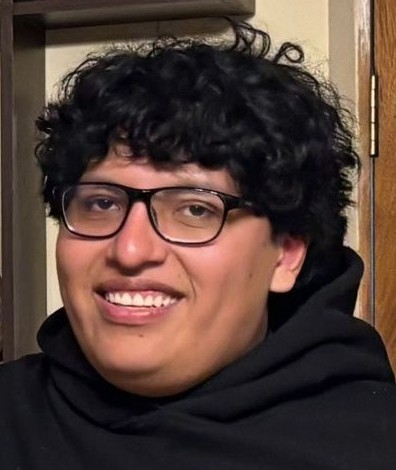
#> input picture Clase1/chanki.jpg, 396 x 470 px, found by its file name
$ jupyter execute poster-sol.ipynb
#> lines starting #> are read from the running program, lines starting #| are printed output that depends on the picture
Solarización

[cell 1]
import cv2
import numpy as np
import matplotlib.pyplot as plt

def solarizar(imagen, umbral):
    #aplicamos sol
    img_sol=np.where(imagen<umbral, imagen, 255-imagen)
    return img_sol

imagen= cv2.imread('PDI2026/Clase1/chanki.jpg')
#> imagen is the input picture: shape (470, 396, 3); mean B, G, R 54.2, 61.1, 81
img_gray= cv2.cvtColor(imagen,cv2.COLOR_BGR2GRAY)
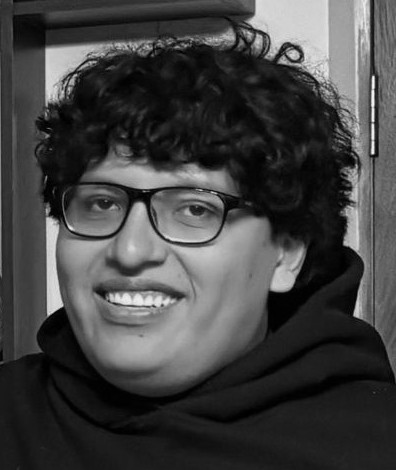
#> img_gray: shape (470, 396); min 0, max 247, mean 66.3
#----
umbral=127
img_fin=solarizar(img_gray,umbral)
#> in solarizar, `img_sol=np.where(imagen<umbral, imagen, 255-imagen)`:
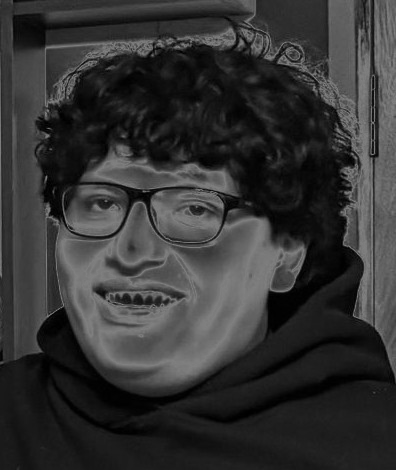
#> img_sol: shape (470, 396); min 0, max 128, mean 51.8
plt.figure(figsize=(12,6))
plt.subplot(121)
plt.imshow(cv2.cvtColor(imagen,cv2.COLOR_BGR2RGB))
plt.title('Original')
plt.subplot(122)
plt.imshow(img_fin,cmap='gray')
plt.title('Solarizada')
plt.show()
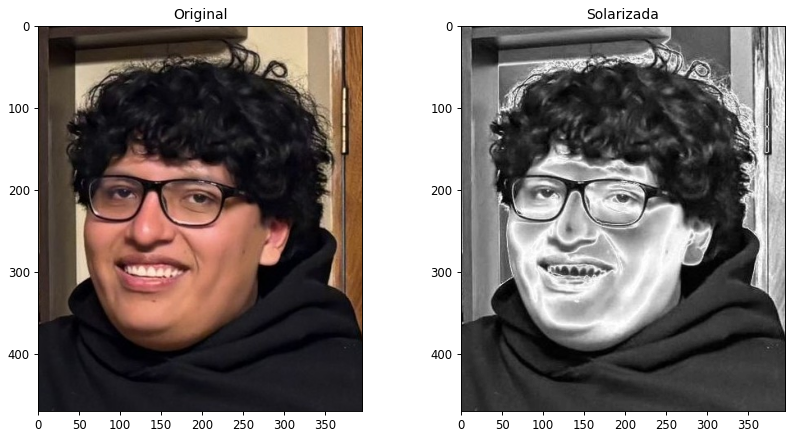
#> figure drawn by matplotlib, 2 panels

Posterizar

[cell 2]
import cv2
import numpy as np
import matplotlib.pyplot as plt

def posterizar(imagen,niveles):
    factor_escala=255/niveles
    img_pos=np.round(imagen/factor_escala)*factor_escala
    return img_pos.astype(np.uint8)
imagen= cv2.imread('PDI2026/Clase1/chanki.jpg')
img_gray= cv2.cvtColor(imagen,cv2.COLOR_BGR2GRAY)
nlv=3
img_fin=posterizar(img_gray,nlv)
#> in posterizar, `img_pos=np.round(imagen/factor_escala)*factor_escala`:
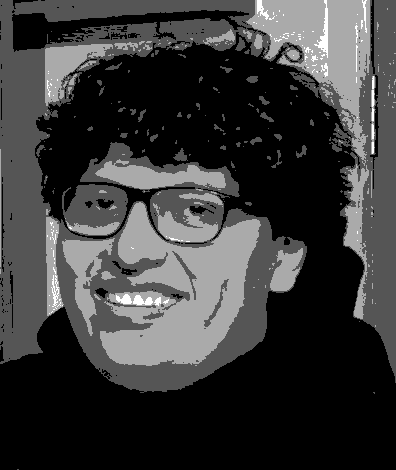
#> img_pos: shape (470, 396) float64; min 0, max 255, mean 58.2
plt.figure(figsize=(12,6))
plt.subplot(121)
plt.imshow(cv2.cvtColor(imagen,cv2.COLOR_BGR2RGB))
plt.title('Original')
plt.subplot(122)
plt.imshow(img_fin,cmap='gray')
plt.title('Posterizada')
plt.show()
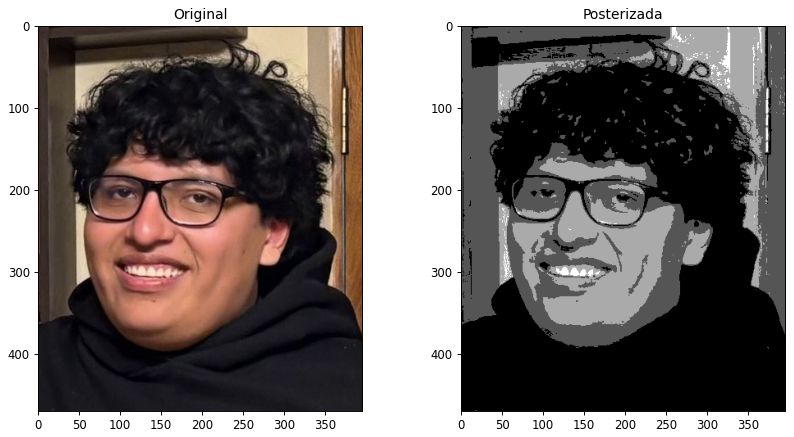
#> figure drawn by matplotlib, 2 panels

3

[cell 3]
import cv2
import numpy as np
import matplotlib.pyplot as plt

def posterizar(imagen, niveles):
    factor_escala=255/niveles
    img_pos=np.round(imagen/factor_escala)*factor_escala
    return img_pos.astype(np.uint8)
def solarizar(imagen, umbral):
    #aplicamos SOL
    img_sol=np.where(imagen < umbral, imagen, 255 - imagen)
    return img_sol
imagen=cv2.imread('PDI2026/Clase1/chanki.jpg')
umbral=50
img_fin=solarizar(imagen, umbral)
#> in solarizar, `img_sol=np.where(imagen < umbral, imagen, 255 - imagen)`:
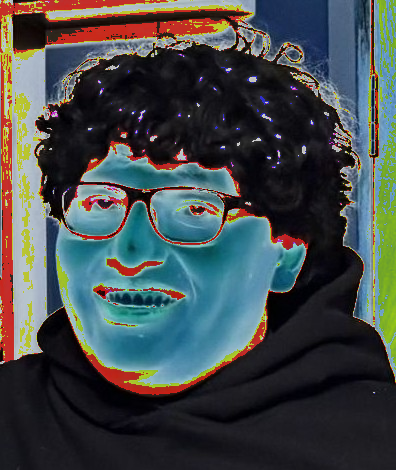
#> img_sol: shape (470, 396, 3); mean B, G, R 74.6, 73.9, 67.2

nvl=5
img_fin2=posterizar(imagen, nvl)
#> in posterizar, `img_pos=np.round(imagen/factor_escala)*factor_escala`:
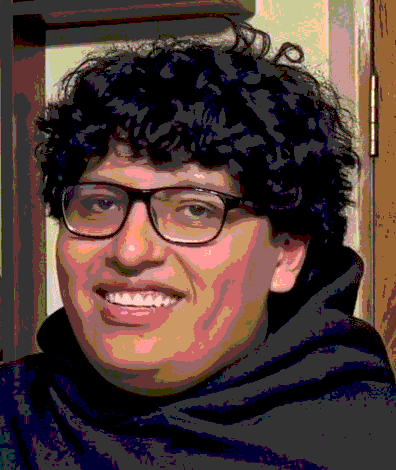
#> img_pos: shape (470, 396, 3) float64; mean B, G, R 55.1, 59.5, 79.9

plt.figure(figsize=(12,6))
plt.subplot(131)
plt.imshow(cv2.cvtColor(imagen, cv2.COLOR_BGR2RGB))
plt.subplot(132)
plt.imshow(cv2.cvtColor(img_fin, cv2.COLOR_BGR2RGB))
plt.subplot(133)
plt.imshow(cv2.cvtColor(img_fin2, cv2.COLOR_BGR2RGB))
plt.show()
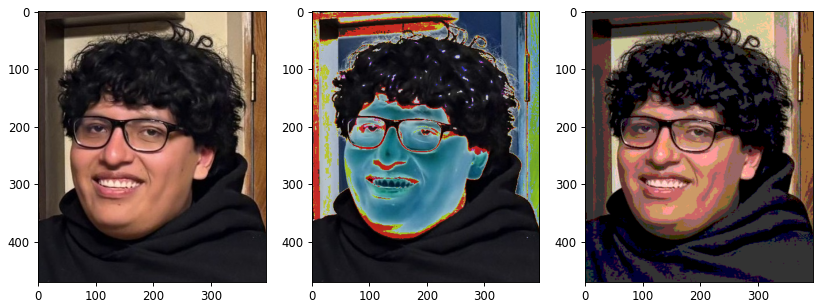
#> figure drawn by matplotlib, 3 panels

$ run again, with Clase1/Hardy.jpg copied over Clase1/chanki.jpg
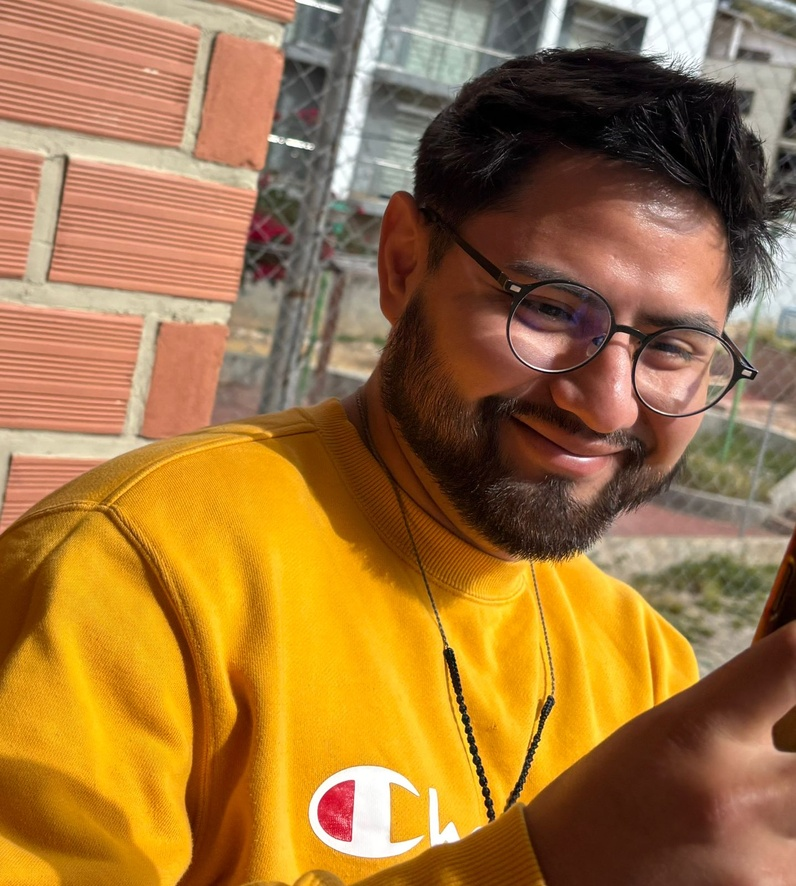
#> input picture Clase1/Hardy.jpg, 796 x 886 px, shrunk from 1438 x 1600 before the run, found by its file name
#> imagen is the input picture: shape (886, 796, 3); mean B, G, R 62.8, 116.9, 160.7
#> in solarizar, `img_sol=np.where(imagen < umbral, imagen, 255 - imagen)`:
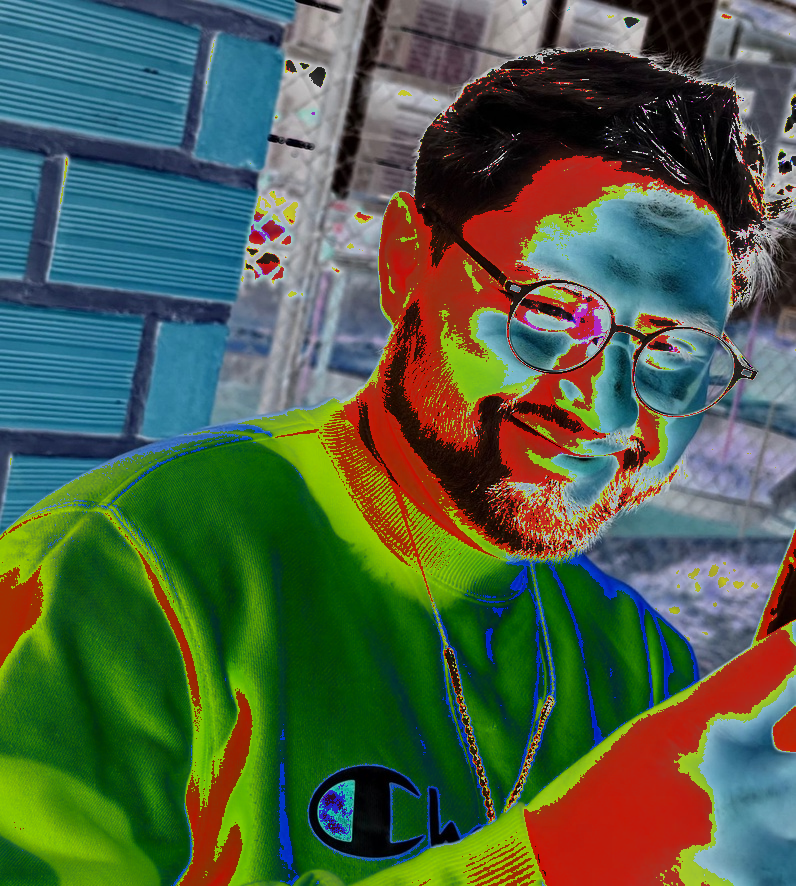
#> img_sol: shape (886, 796, 3); mean B, G, R 70.4, 95.5, 77.3
#> `plt.show()`:
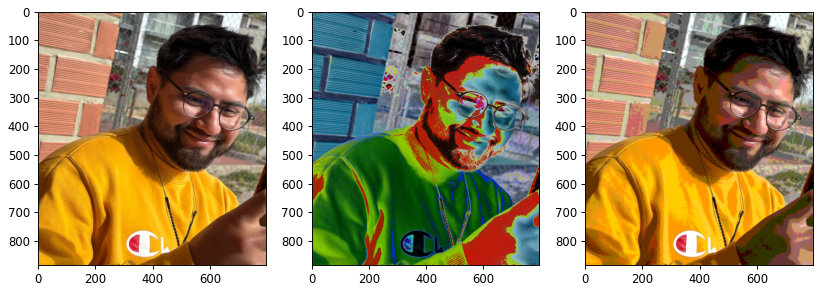
#> figure drawn by matplotlib, 3 panels
